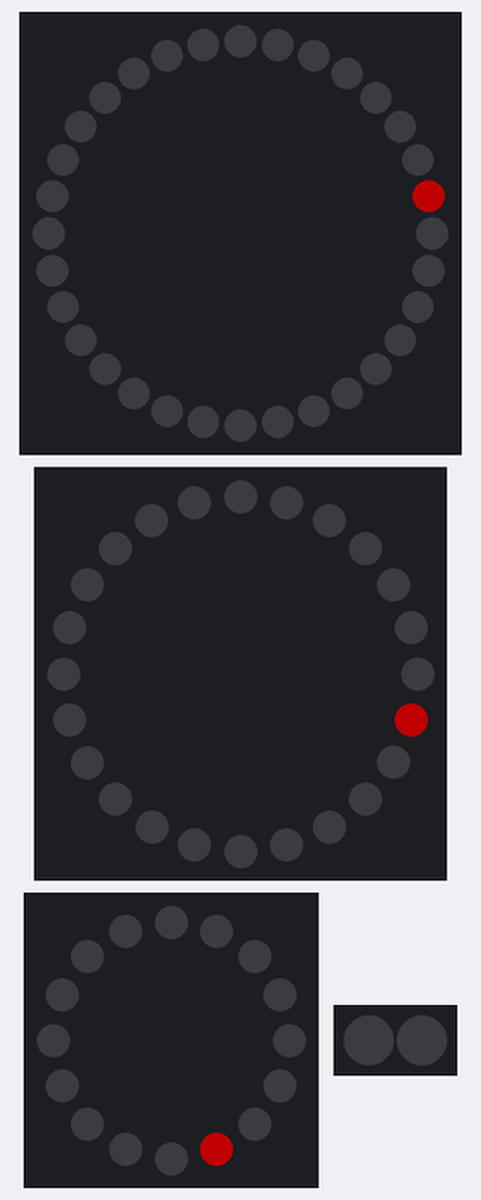
Bench run of a sketch on a simulated Arduino Uno, built with avr-gcc and run on an emulated ATmega328P. Parts: 32 RGB LEDs in a ring, first at the top, clockwise, 24 RGB LEDs in a ring, first at the top, clockwise, 16 RGB LEDs in a ring, first at the top, clockwise, 2 RGB LEDs in strip order, left to right. Dim RGB values are drawn brighter than linear; random numbers use the default seed unless the sketch sets one.

Above: at 0.15 s.
At 6.85 s:
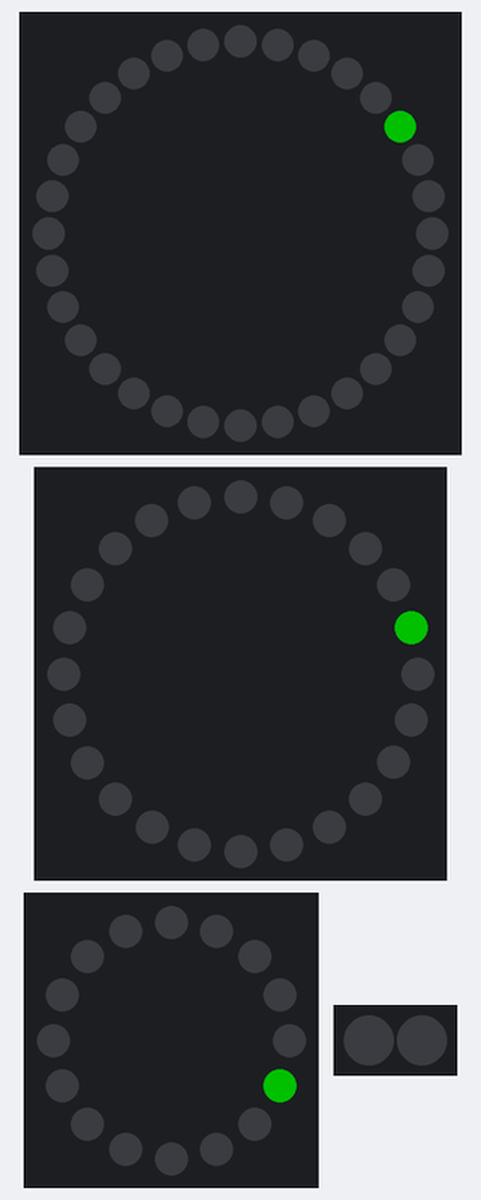
At 19.77 s:
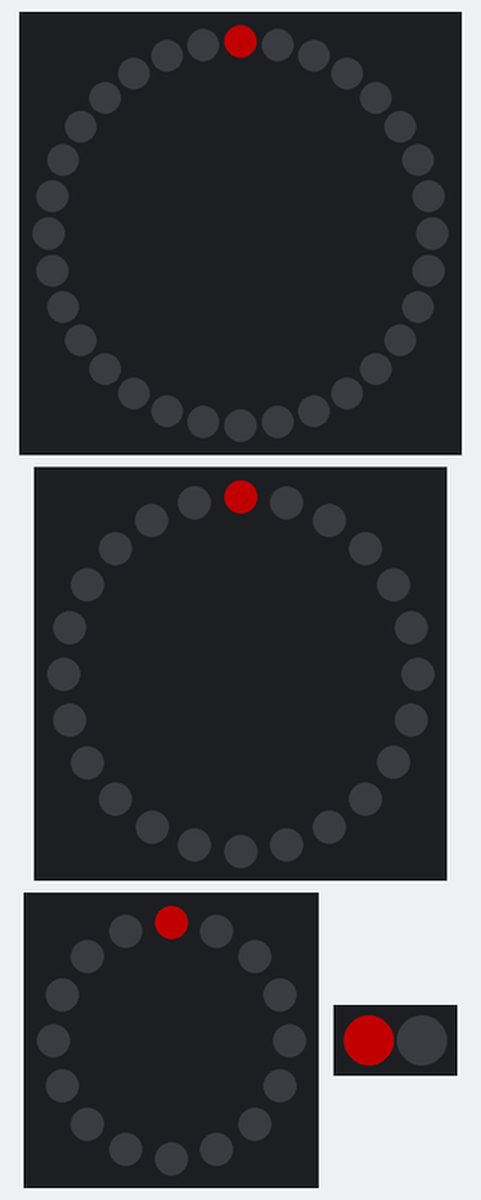
At 37.82 s:
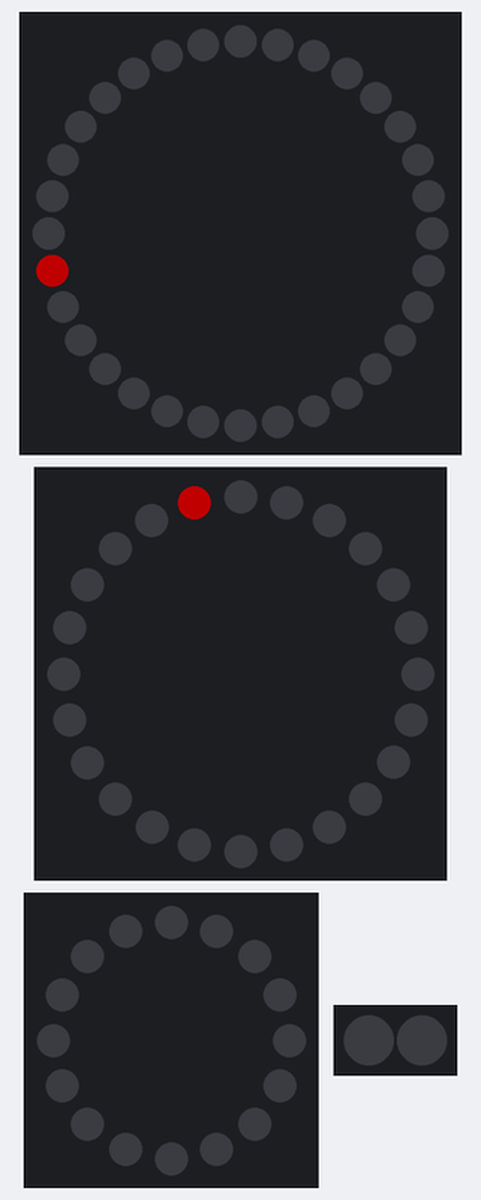
Timing chart, 0 to 39.3 s (numbered marks = the images above):
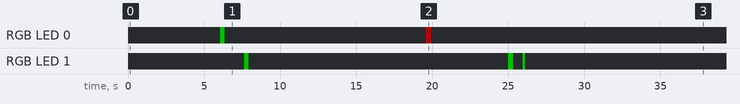

The sketch:

goggles.ino
```cpp
// Low power NeoPixel goggles example.  Makes a nice blinky display
// with just a few LEDs on at any time.

#include <Adafruit_NeoPixel.h>
#ifdef __AVR_ATtiny85__ // Trinket, Gemma, etc.
 #include <avr/power.h>
#endif

#define PIN_16 11
#define PIN_12 10
#define PIN_08 9
#define PIN_01 6

Adafruit_NeoPixel pixels_16 = Adafruit_NeoPixel(32, PIN_16);
Adafruit_NeoPixel pixels_12 = Adafruit_NeoPixel(24, PIN_12);
Adafruit_NeoPixel pixels_08 = Adafruit_NeoPixel(16, PIN_08);
Adafruit_NeoPixel pixels_01 = Adafruit_NeoPixel(2,  PIN_01);

uint8_t  mode   = 0, // Current animation effect
         offset = 0; // Position of spinny eyes
uint32_t color  = 0xFF0000; // Start red
uint32_t prev_time;

void setup() {
#ifdef __AVR_ATtiny85__ // Trinket, Gemma, etc.
  if(F_CPU == 16000000) clock_prescale_set(clock_div_1);
#endif
  pixels_16.begin();
  pixels_16.setBrightness(85); // 1/3 brightness

  pixels_12.begin();
  pixels_12.setBrightness(85); // 1/3 brightness

  pixels_08.begin();
  pixels_08.setBrightness(85); // 1/3 brightness

  pixels_01.begin();
  pixels_01.setBrightness(85); // 1/3 brightness

  prev_time = millis();
}

void loop() {
  uint32_t time;

  switch(mode) {

   case 0:
    random(color, 10);
    break;

   case 1:
    tsunami(color, 50);
    break;

   case 2:
    tsunami(color, 50);
    break;
  }

  time = millis();

  // if((time - prev_time) > 8000) { // Every 8 seconds...
  if((time - prev_time) > 2000) {    // Every 2 seconds...
    mode++;                         // Next mode
    if(mode > 2) {                  // End of modes?
      mode = 0;                     // Start modes over
      color >>= 8;                  // Next color R->G->B
      if(!color) color = 0xFF0000;  // Reset to red
    }

    prev_time = time;
  }
}

// Fill the dots one after the other with a color
// Random sparks - just one LED on at a time!
void random(uint32_t color, uint8_t wait) {
  uint8_t i = random(32);
  pixels_16.setPixelColor(i, color);
  pixels_12.setPixelColor(i, color);
  pixels_08.setPixelColor(i, color);
  pixels_01.setPixelColor(i, color);

  show(wait);
  clearPixel(i);
}

// Spinny wheels (7 LEDs on at a time)
void tsunami(uint32_t color, uint8_t wait) {
  // uint8_t i;
  ++offset;

  // uint32_t c = ( ( ( offset + i ) & x ) < y ) ? color : 0
  // offset: each frame for a color; given a duration of `wait`
  // i: position of each pixel per ring
  // x: the speed of the rotation
  // y: how many pixels are visible per frame
  // c: determine color for a given pixel within a frame; defaults to OFF

  // for(i=1; i<17; i++) {
  //   uint32_t c = (((offset + i) & 4) < 2) ? color : 0;  // 4 pixels_16 on...
  //   pixels_16.setPixelColor(   i, c);                   // First eye
  //   pixels_16.setPixelColor(31-i, c);                   // Second eye (flipped)
  // }

  // for(i=0; i<12; i++) {
  //   uint32_t c = (((offset + i) & 6) < 1) ? color : 0;  // 4 pixels_12 on...
  //   pixels_12.setPixelColor(   i, c);                   // First eye
  //   pixels_12.setPixelColor(23-i, c);                   // Second eye (flipped)
  // }

  // for(i=0; i<8; i++) {
  //   uint32_t c = (((offset + i) & 5) < 1) ? color : 0;  // 4 pixels_08 on...
  //   pixels_08.setPixelColor(   i, c);                   // First eye
  //   pixels_08.setPixelColor(15-i, c);                   // Second eye (flipped)
  //   // waterfall
  //   // pixels_08.setPixelColor(8-i, c);                    // Second eye (flipped)
  // }

  // // BUG: does not flash pixels_01.first_eye @ offset(0); red
  // for(i=0; i<2; i++) {
  //   uint32_t c = (((offset + i) & 2) < 2) ? color : 0;  // 2 pixels_01 on...
  //   pixels_01.setPixelColor(i,   c);                    // First eye
  //   pixels_01.setPixelColor(1-i, c);                    // Second eye (flipped)
  // }

  tsunamiHelper(pixels_16, 4, 2, color, offset);
  tsunamiHelper(pixels_12, 6, 1, color, offset);
  tsunamiHelper(pixels_08, 5, 1, color, offset);
  tsunamiHelper(pixels_01, 2, 2, color, offset);

  show(wait);
}

void tsunamiHelper(Adafruit_NeoPixel ring, uint8_t speed, uint8_t visible, uint32_t color, uint8_t offset) {
  uint8_t i;
  uint8_t num_pixels = ring.numPixels();

  for(i=0; i<num_pixels; i++) {
    uint32_t c = (((offset + i) & speed) < visible) ? color : 0;  // 2 pixels_01 on...
    ring.setPixelColor(i,   c);                    // First eye
    // ring.setPixelColor((num_pixels/2)-i, c);                    // Second eye (flipped)
    ring.setPixelColor(num_pixels-i, c);                    // Second eye (flipped)
  }
}

void show(uint8_t wait) {
  pixels_16.show();
  pixels_12.show();
  pixels_08.show();
  pixels_01.show();

  delay(wait);
}

void clearPixel(uint8_t i) {
  pixels_16.setPixelColor(i, 0);
  pixels_12.setPixelColor(i, 0);
  pixels_08.setPixelColor(i, 0);
  pixels_01.setPixelColor(i, 0);
}

void clearAll() {
  pixels_16.clear();
  pixels_12.clear();
  pixels_08.clear();
  pixels_01.clear();
}
```

Measured:
- by itself, RGB LED 0: off → RGB(0, 85, 0) at 6.1 s, → off 0.30 s later, → RGB(85, 0, 0) 13.2 s later, → off 0.31 s later
- by itself, RGB LED 1: goes RGB(0, 85, 0) 0.31 s, off 17.1 s, RGB(0, 85, 0) 0.31 s, off 0.64 s, RGB(0, 85, 0) 0.15 s, then off
